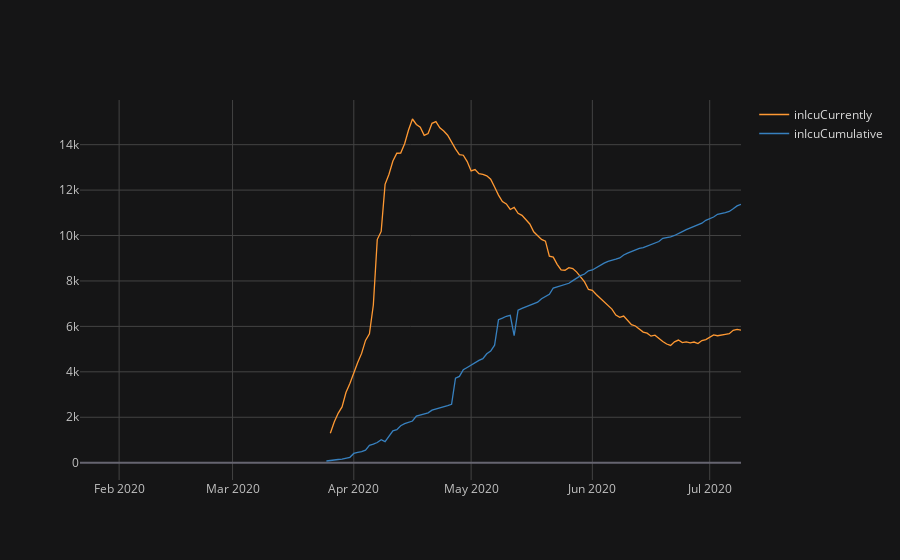

Source (notebook cell):
### Code cell
iplot_cols(df_us,'icu')

### Figure 1 — Plotly figure (JSON) as saved in the notebook; plotly's stock layout.template omitted (floating-point values rounded to 4 significant figures; data arrays with more than 128 entries replaced by an {"elided": "..."} marker saying what was removed)
{"data": [{"line": {"color": "rgba(255, 153, 51, 1.0)", "dash": "solid", "shape": "linear", "width": 1.3}, "mode": "lines", "name": "inIcuCurrently", "text": "", "type": "scatter", "x": {"elided": "170 str values"}, "y": {"elided": "170 mixed values"}}, {"line": {"color": "rgba(55, 128, 191, 1.0)", "dash": "solid", "shape": "linear", "width": 1.3}, "mode": "lines", "name": "inIcuCumulative", "text": "", "type": "scatter", "x": {"elided": "170 str values"}, "y": {"elided": "170 mixed values"}}], "layout": {"legend": {"bgcolor": "#151516", "font": {"color": "#D9D9D9"}}, "paper_bgcolor": "#151516", "plot_bgcolor": "#151516", "title": {"font": {"color": "#D9D9D9"}}, "xaxis": {"gridcolor": "#434343", "showgrid": true, "tickfont": {"color": "#C2C2C2"}, "title": {"font": {"color": "#D9D9D9"}, "text": ""}, "zerolinecolor": "#666570"}, "yaxis": {"gridcolor": "#434343", "showgrid": true, "tickfont": {"color": "#C2C2C2"}, "title": {"font": {"color": "#D9D9D9"}, "text": ""}, "zerolinecolor": "#666570"}}}
